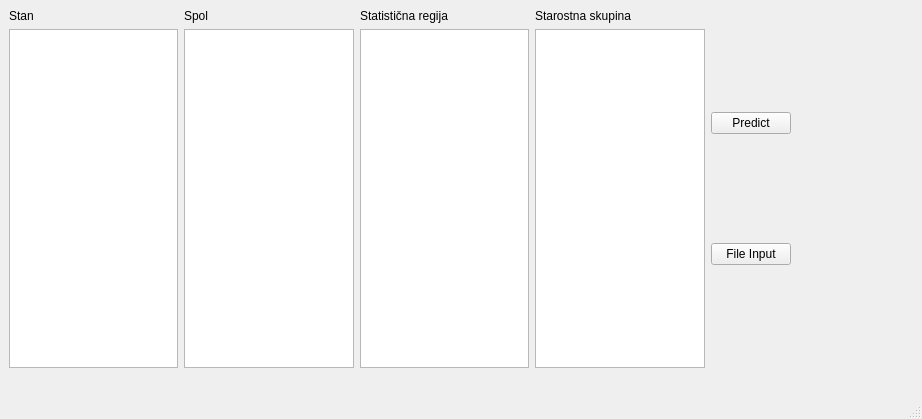
<?xml version="1.0" encoding="UTF-8"?>
<ui version="4.0">
 <class>MainWindow</class>
 <widget class="QMainWindow" name="MainWindow">
  <property name="geometry">
   <rect>
    <x>0</x>
    <y>0</y>
    <width>922</width>
    <height>419</height>
   </rect>
  </property>
  <property name="windowTitle">
   <string>MainWindow</string>
  </property>
  <widget class="QWidget" name="centralwidget">
   <property name="maximumSize">
    <size>
     <width>800</width>
     <height>559</height>
    </size>
   </property>
   <layout class="QGridLayout" name="gridLayout_2">
    <item row="0" column="1">
     <layout class="QVBoxLayout" name="verticalLayout">
      <item>
       <widget class="QPushButton" name="predictBtn">
        <property name="text">
         <string>Predict</string>
        </property>
       </widget>
      </item>
      <item>
       <widget class="QPushButton" name="fileBtn">
        <property name="text">
         <string>File Input</string>
        </property>
       </widget>
      </item>
     </layout>
    </item>
    <item row="0" column="0">
     <layout class="QGridLayout" name="gridLayout">
      <item row="1" column="3">
       <widget class="QListView" name="starostna_skupina"/>
      </item>
      <item row="0" column="0">
       <widget class="QLabel" name="label">
        <property name="text">
         <string>Stan</string>
        </property>
       </widget>
      </item>
      <item row="0" column="2">
       <widget class="QLabel" name="label_3">
        <property name="text">
         <string>Statistična regija</string>
        </property>
       </widget>
      </item>
      <item row="1" column="0">
       <widget class="QListView" name="stan"/>
      </item>
      <item row="1" column="2">
       <widget class="QListView" name="statisticna_regija"/>
      </item>
      <item row="0" column="3">
       <widget class="QLabel" name="label_4">
        <property name="text">
         <string>Starostna skupina</string>
        </property>
       </widget>
      </item>
      <item row="0" column="1">
       <widget class="QLabel" name="label_2">
        <property name="text">
         <string>Spol</string>
        </property>
       </widget>
      </item>
      <item row="1" column="1">
       <widget class="QListView" name="spol"/>
      </item>
     </layout>
    </item>
    <item row="1" column="0">
     <widget class="QLabel" name="predictionLbl">
      <property name="text">
       <string/>
      </property>
     </widget>
    </item>
   </layout>
  </widget>
  <widget class="QMenuBar" name="menubar">
   <property name="geometry">
    <rect>
     <x>0</x>
     <y>0</y>
     <width>922</width>
     <height>21</height>
    </rect>
   </property>
  </widget>
  <widget class="QStatusBar" name="statusbar"/>
 </widget>
 <resources/>
 <connections/>
</ui>
